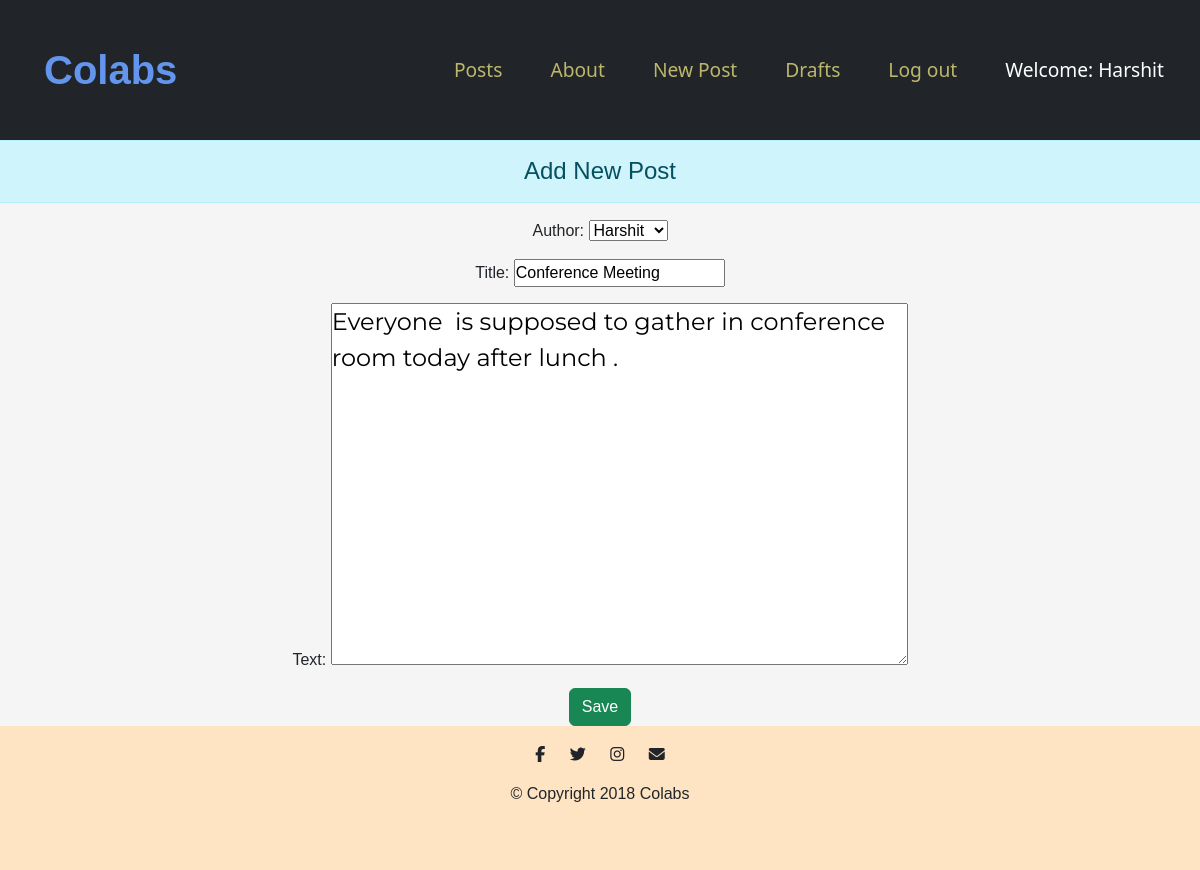
Screenshot of /post/1/edit/ (signed in) with the database file from the repository.
### blog/models.py (models this page shows, shortened)
class Post(models.Model):
    author = models.ForeignKey('auth.User',on_delete=models.CASCADE)
    title = models.CharField(max_length=200)
    text = models.TextField()
    created_date = models.DateTimeField(default=timezone.now)
    published_date = models.DateTimeField(blank=True, null=True)

### blog/views.py (the view)
# urls.py: path('post/<int:pk>/edit/', views.PostUpdateView.as_view(), name='post_edit'),
class PostUpdateView(LoginRequiredMixin,UpdateView):
    login_url = '/login/'
    redirect_field_name = 'blog/post_detail.html'
    form_class = PostForm
    model = Post

### blog/forms.py
class PostForm(forms.ModelForm):
    class Meta:
        model = Post
        fields = ('author','title', 'text',)
        widgets = {
            'title': forms.TextInput(attrs={'class': 'textinputclass'}),
            'text': forms.Textarea(attrs={'class': 'editable medium-editor-textarea postcontent'}),
        }

### blog/templates/blog/post_form.html (shortened to what this page needs)
{% extends 'blog/base.html' %}
{% block content %}
<div class="row" style="text-align: center;">
        <h4 class="text-center alert alert-info">Add New Post</h4>
        <form action="" method="POST">
    <form method="POST" class="post-form">
    {{form.as_p}}
    <button type="submit" class="btn btn-success">Save</button>
    </form>
</div>
{% endblock %}

### blog/templates/blog/base.html (shortened to what this page needs)
<!DOCTYPE html>
{% load static %}
<html>
  <head>
    <link href="https://cdn.jsdelivr.net/npm/bootstrap@5.2.0-beta1/dist/css/bootstrap.min.css" rel="stylesheet">
    <link rel="stylesheet" href="{% static 'css/blog.css' %}">
  </head>
  <body >
    <section class="colored-section" id="title">
      <nav class="navbar navbar-expand-lg bg-dark">
        <div class="container-fluid">
          <a class="navbar-brand" style="color:cornflowerblue" href="{% url 'index' %}">Colabs</a>
          <div class="collapse navbar-collapse" id="navbarSupportedContent">
            <ul class="navbar-nav ms-auto mb-2 mb-lg-0">
              <li class="nav-item">
                <a class="nav-link nav-link-index" href="{% url 'post_list' %}">Posts</a>
              </li>
              <li class="nav-item">
                <a class=" nav-link nav-link-index" href="{% url 'about' %}">About</a>
              </li>
              {% if user.is_authenticated %}
              <li class="nav-item">
                <a class="nav-link nav-link-index" href="{% url 'post_new' %}">New Post</a>
              </li>
              <li class="nav-item">
                <a class="nav-link nav-link-index" href="{% url 'post_draft_list' %}">Drafts</a>
              </li>
              <li class="nav-item">
                <a class="nav-link nav-link-index" href="{% url 'logout' %}">Log out</a>
              </li>
              <li class="nav-item">
                <a class="nav-link " style="color: white;">Welcome: {{ user.username }}</a>
              </li>
              {% else %}
              <li class="nav-item">
                <a class="nav-link nav-link-index" href="{% url 'login' %}" aria-label="Login"><span class="fa fa-user" aria-hidden="true"></span></a>
              </li>
              {% endif %}
            </ul>
          </div>
        </div>
      </nav>
</section>
                      {% block content %}
                      {% endblock %}
    <footer class="white-section" id="footer">
      <div class="container-fluid">
        <i class="social-icon fab fa-facebook-f"></i>
        <i class="social-icon fab fa-twitter"></i>
        <i class=" social-icon fa-brands fa-instagram"></i>
        <i class="social-icon fas fa-envelope"></i>
        <p>© Copyright 2018 Colabs</p>
      </div>
    </footer>
  </body>
</html>

### blog/static/css/blog.css (style rules this page uses)
body { background-color: whitesmoke; font-family: sans-serif; }
* { margin: 0rem; padding: 0rem; }
.navbar-brand { font-family:'Gill Sans', 'Gill Sans MT', Calibri, 'Trebuchet MS', sans-serif; font-size: 2.5rem; font-weight: bold; padding: 2rem; color: cornflowerblue; }
.nav-item { margin: 1rem; color: lightgray; font-size: 1.5rem; font-family:'Segoe UI', Tahoma, Geneva, Verdana, sans-serif; }
a { text-decoration: none; }
.nav-link { font-size: 1.2rem; font-family:'Segoe UI', Tahoma, Geneva, Verdana, sans-serif; color:darkkhaki; }
.postcontent { font-family: 'Montserrat'; font-size: 1.5em; }
.social-icon { margin: 20px 10px; }
.white-section { background-color: bisque; padding: 0%; text-align: center; padding-bottom: 3rem; }

### rows the page displays
Post: author "Harshit", title "Conference Meeting", text "Everyone is supposed to gather in conference room today after lunch ."

### other values shown
{{ user.username }} "Harshit"
